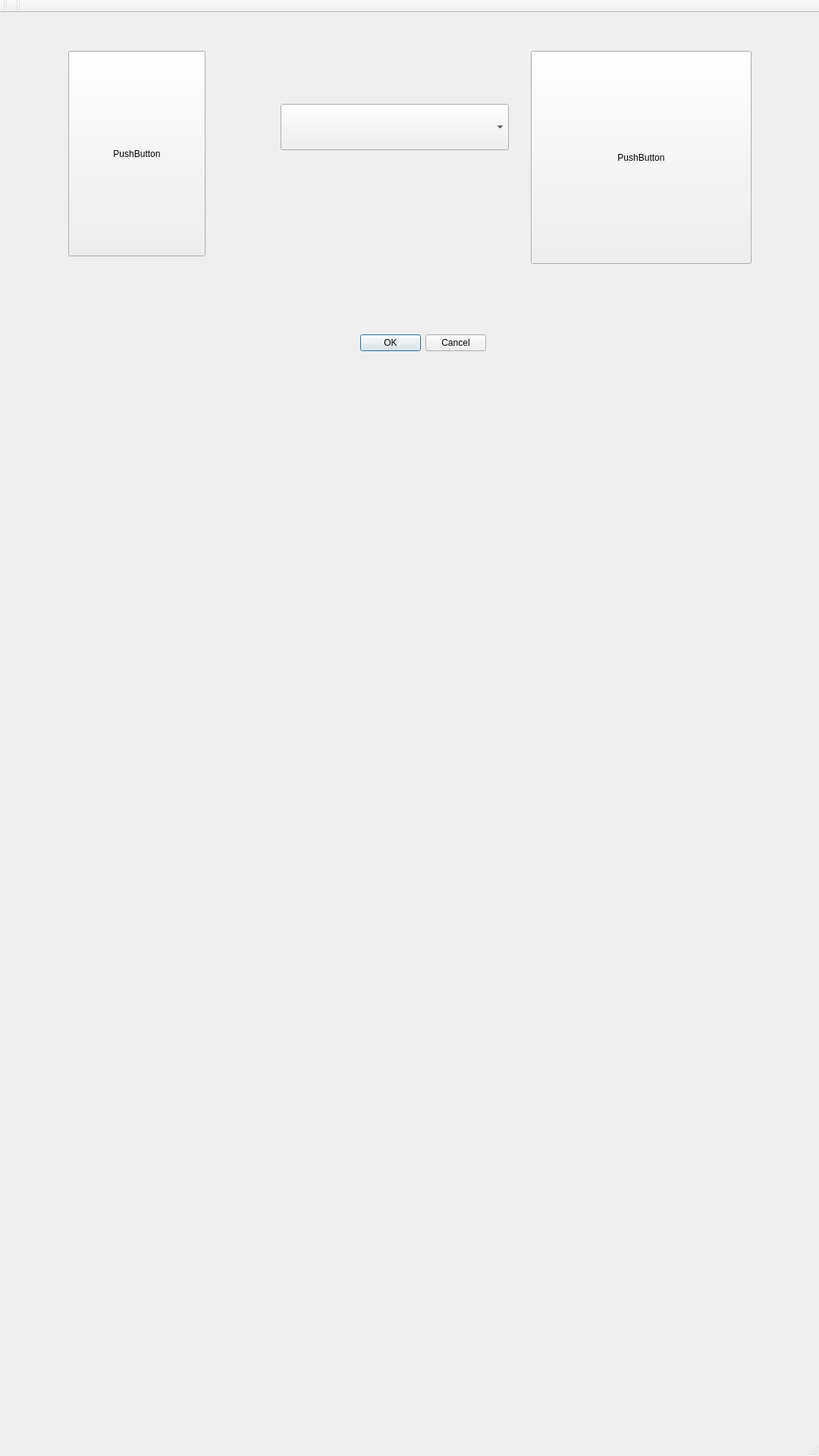
<?xml version="1.0" encoding="UTF-8"?>
<ui version="4.0">
 <class>MainWindow</class>
 <widget class="QMainWindow" name="MainWindow">
  <property name="geometry">
   <rect>
    <x>0</x>
    <y>0</y>
    <width>1080</width>
    <height>1920</height>
   </rect>
  </property>
  <property name="windowTitle">
   <string>MainWindow</string>
  </property>
  <widget class="QWidget" name="centralWidget">
   <widget class="QDialogButtonBox" name="buttonBox">
    <property name="geometry">
     <rect>
      <x>420</x>
      <y>370</y>
      <width>221</width>
      <height>131</height>
     </rect>
    </property>
    <property name="standardButtons">
     <set>QDialogButtonBox::Cancel|QDialogButtonBox::Ok</set>
    </property>
   </widget>
   <widget class="QComboBox" name="comboBox">
    <property name="geometry">
     <rect>
      <x>370</x>
      <y>120</y>
      <width>301</width>
      <height>61</height>
     </rect>
    </property>
   </widget>
   <widget class="QPushButton" name="pushButton">
    <property name="geometry">
     <rect>
      <x>700</x>
      <y>50</y>
      <width>291</width>
      <height>281</height>
     </rect>
    </property>
    <property name="text">
     <string>PushButton</string>
    </property>
   </widget>
   <widget class="QPushButton" name="pushButton_2">
    <property name="geometry">
     <rect>
      <x>90</x>
      <y>50</y>
      <width>181</width>
      <height>271</height>
     </rect>
    </property>
    <property name="text">
     <string>PushButton</string>
    </property>
   </widget>
  </widget>
  <widget class="QMenuBar" name="menuBar">
   <property name="geometry">
    <rect>
     <x>0</x>
     <y>0</y>
     <width>1080</width>
     <height>27</height>
    </rect>
   </property>
  </widget>
  <widget class="QToolBar" name="mainToolBar">
   <attribute name="toolBarArea">
    <enum>TopToolBarArea</enum>
   </attribute>
   <attribute name="toolBarBreak">
    <bool>false</bool>
   </attribute>
  </widget>
  <widget class="QStatusBar" name="statusBar"/>
  <widget class="QToolBar" name="toolBar">
   <property name="windowTitle">
    <string>toolBar</string>
   </property>
   <attribute name="toolBarArea">
    <enum>TopToolBarArea</enum>
   </attribute>
   <attribute name="toolBarBreak">
    <bool>false</bool>
   </attribute>
  </widget>
 </widget>
 <layoutdefault spacing="6" margin="11"/>
 <resources/>
 <connections/>
</ui>
